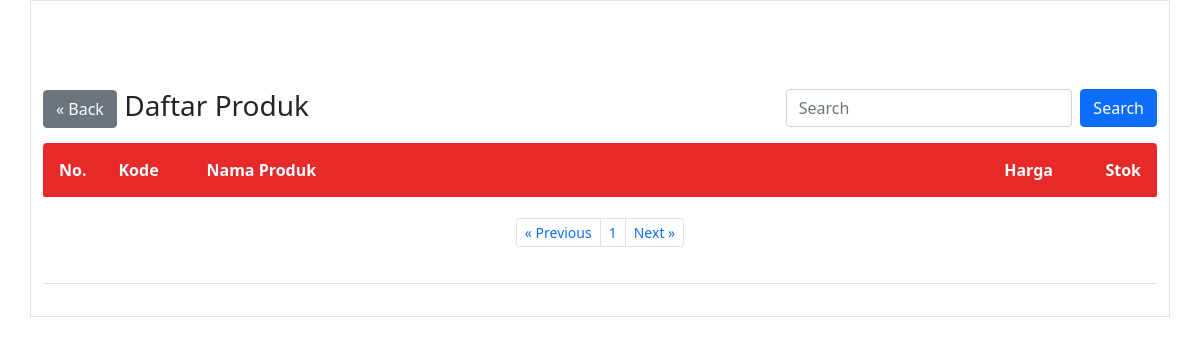
Page /penjualan/produk.php?halaman=3 (signed in) on the earlier database version.
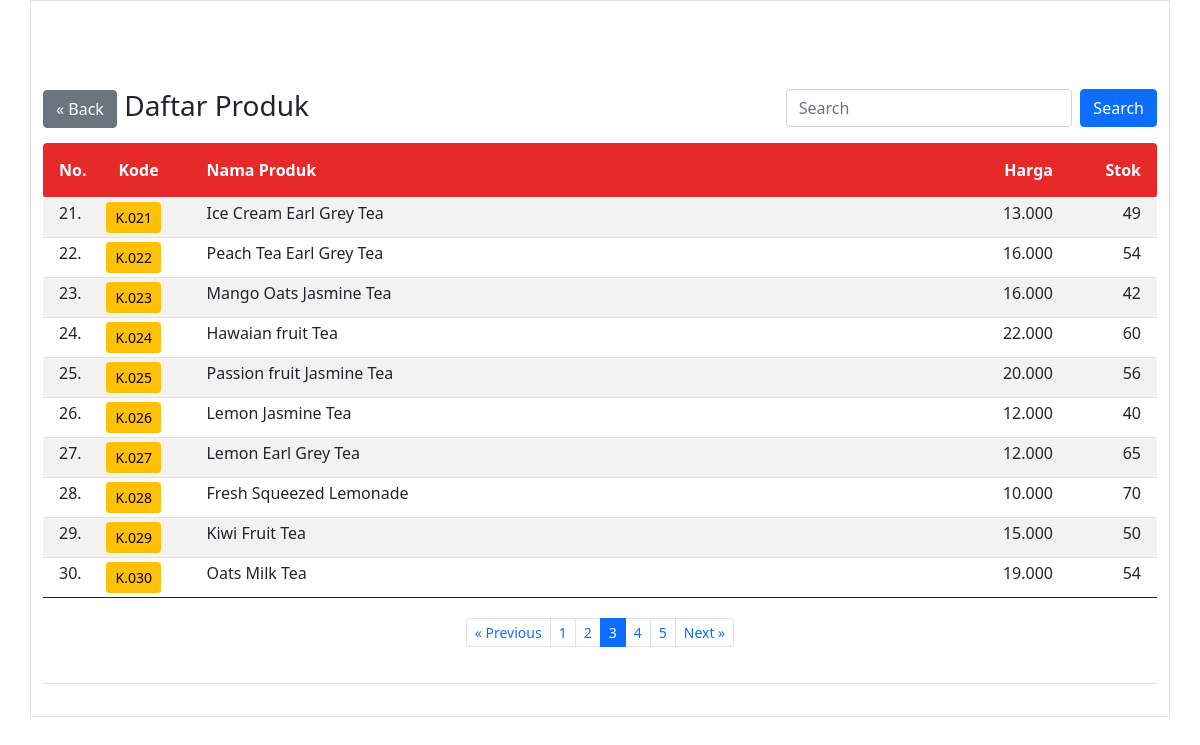
Same page on the later database version.
### tables this page shows
CREATE TABLE `produk` (
  `id_produk` int(11) NOT NULL,
  `kode_produk` varchar(15) DEFAULT NULL,
  `nama_produk` varchar(50) DEFAULT NULL,
  `harga` int(11) DEFAULT NULL,
  `stok` int(11) DEFAULT NULL
);

### penjualan/produk.php (the view, shortened to what this page needs)
<?php
if(!isset($_SESSION['username'])&&!isset($_SESSION['password'])){
?>
<meta http-equiv="refresh" content="0;url=../login.php">
<?php
}else{
?>
<html>
<!DOCTYPE html>
<html lang="en">
<head>
    <link rel="stylesheet" href="../bootstrap/css/bootstrap.min.css" />
</head>
<body>
<main class="container border py-3">
<br><br><br>
<div class="container">
	<div class="row">
			<div class="col-sm-8 px-0"><h3><a href="transaksi.php" class="btn btn-secondary">&laquo; Back</a> Daftar Produk</h3></div>
			<div class="col-sm-4 px-0">
					<form class="d-flex" method="GET" action="">
        	<input class="form-control me-2" type="text" placeholder="Search" name="np">
        	<button class="btn btn-primary" type="submit">Search</button>
      </form>
			</div>
	</div>
</div>
<table class="table table-hover table-striped table-sm">
	<thead class="text-white" style="background: #E72929;">
		<tr>
			<th class="p-3 rounded-start" width="55px">No.</th>
			<th class="py-3 px-3" width="100px">Kode</th>
			<th class="py-3">Nama Produk</th>
			<th class="py-3 text-end" width="100px">Harga</th>
			<th class="py-3 px-3 text-end rounded-end" width="100px" >Stok</th>
		</tr>
	</thead>
	<tbody>
		<?php
		include "../config.php";
		$batas = 10;
		$halaman = isset($_GET['halaman'])?(int)$_GET['halaman'] : 1;
		$halaman_awal = ($halaman>1) ? ($halaman * $batas) - $batas : 0;
		$previous = $halaman - 1;
		$next = $halaman + 1;
		if(isset($_GET['np'])){
			$np=$_GET['np'];
			$sqldata="select * from produk where nama_produk like '%$np%'";
		}else{
			$sqldata="select * from produk";
		}
		$resdata=mysqli_query($koneksi,$sqldata);
		$jumlah_data = mysqli_num_rows($resdata);
		$total_halaman = ceil($jumlah_data / $batas);
		if(isset($_GET['np'])){
			$np=$_GET['np'];
			$sql="select * from produk where nama_produk like '%$np%' limit $halaman_awal, $batas";
		}else{
			$sql="select * from produk limit $halaman_awal, $batas";
		}
		$result=mysqli_query($koneksi,$sql);
		$no= $halaman_awal+1;
		while($data=mysqli_fetch_array($result)){
			$hp=number_format($data['harga'],0,",",".");
			$kp=$data['kode_produk'];
			$stokawal=$data['stok'];
			$sqlst="select * from detail_penjualan where kode_produk='$kp'";
			$resst=mysqli_query($koneksi,$sqlst);
			$jmlst=0;
			while($dtst=mysqli_fetch_array($resst)){
				$jml=$dtst['jumlah'];
				$jmlst=$jmlst+$jml;
			}
			$jmltp=0;
			$stokakhir=$stokawal-$jmlst+$jmltp;
			$sp=number_format($stokakhir,0,",",".");
		?>
		<tr>
				<td class="px-3"><?= $no ?>.</td>
				<td><a class="btn btn-sm btn-warning" href="transaksi.php?kp=<?= $data['kode_produk'] ?>"><?= $data['kode_produk'] ?></a></td>
				<td><?= $data['nama_produk'] ?></td>
				<td align="right"><?= $hp ?></td>
				<td align="right" class="px-3"><?= $sp ?></td>
		</tr>
		<?php
		$no++;
		}
		?>
	</tbody>
	<tfoot>
		<tr>
			<td colspan="6" class="text-center">
				<div class="container">
					<div class="row">
						<div class="col-12 text-center py-3">
							<ul class="pagination justify-content-center pagination-sm">
								<li class="page-item"><a class="page-link" <?php if($halaman > 1){ echo "href='?halaman=$previous'"; } ?>>&laquo; Previous</a></li>
								<?php
								for($x=1;$x<=$total_halaman;$x++){
									if($x==$halaman){
								?>
									<li class="page-item active"><a class="page-link" href="?halaman=<?php echo $x ?>"><?php echo $x; ?></a></li>
								<?php
									}else{
								?>
									<li class="page-item"><a class="page-link" href="?halaman=<?php echo $x ?>"><?php echo $x; ?></a></li>
								<?php
									}
								}
								?>
								<li class="page-item"><a class="page-link" <?php if($halaman < $total_halaman) { echo "href='?halaman=$next'"; } ?>>Next &raquo;</a></li>
							</ul>
						</div>
					</div>
				</div>
			</td>
		</tr>
	</tfoot>
</table>
</main>
</body>
</html>
<?php } ?>

Differences in the rows shown:
added produk: kode_produk "K.021", nama_produk "Ice Cream Earl Grey Tea", harga "13.000", stok "49"
added produk: kode_produk "K.022", nama_produk "Peach Tea Earl Grey Tea", harga "16.000", stok "54"
added produk: kode_produk "K.023", nama_produk "Mango Oats Jasmine Tea", harga "16.000", stok "42"
added produk: kode_produk "K.024", nama_produk "Hawaian fruit Tea", harga "22.000", stok "60"
added produk: kode_produk "K.025", nama_produk "Passion fruit Jasmine Tea", harga "20.000", stok "56"
added produk: kode_produk "K.026", nama_produk "Lemon Jasmine Tea", harga "12.000", stok "40"
added produk: kode_produk "K.027", nama_produk "Lemon Earl Grey Tea", harga "12.000", stok "65"
added produk: kode_produk "K.028", nama_produk "Fresh Squeezed Lemonade", harga "10.000", stok "70"
added produk: kode_produk "K.029", nama_produk "Kiwi Fruit Tea", harga "15.000", stok "50"
added produk: kode_produk "K.030", nama_produk "Oats Milk Tea", harga "19.000", stok "54"
Other differences:
new list line: "2"
new list line: "3"
new list line: "4"
new list line: "5"
